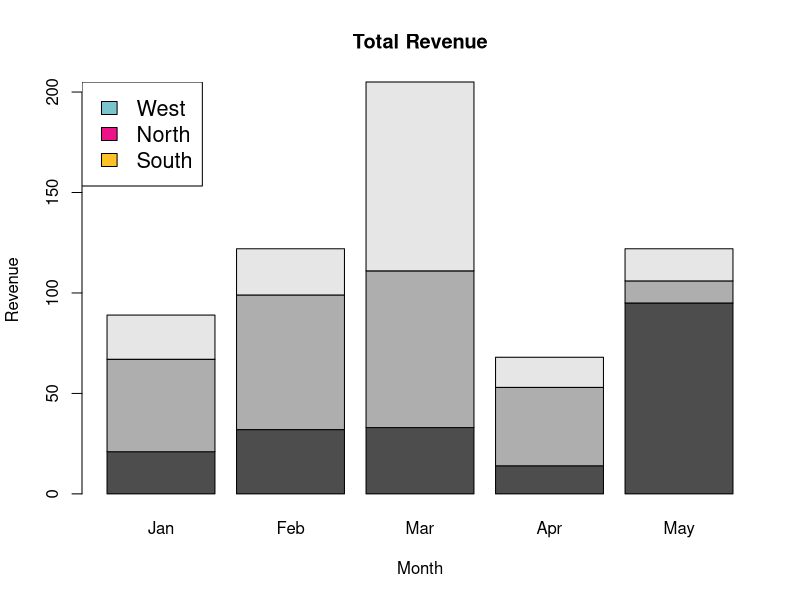

Reproduce this figure in R.
install.packages("RColorBrewer")
library(RColorBrewer)  
months <- c("Jan","Feb","Mar","Apr","May")  
regions <- c("West","North","South")  
# Creating the matrix of the values.  
Values <- matrix(c(21,32,33,14,95,46,67,78,39,11,22,23,94,15,16), nrow = 3, ncol = 5, byrow = TRUE)  
# Giving the chart file a name  
png(file = "stacked_chart.png")  
# Creating the bar chart  
barplot(Values, main = "Total Revenue", names.arg = months, xlab = "Month", ylab = "Revenue", ccol =c("cadetblue3","deeppink2","goldenrod1"))  
# Adding the legend to the chart  
legend("topleft", regions, cex = 1.3, fill = c("cadetblue3","deeppink2","goldenrod1"))  
# Saving the file  
dev.off()  
